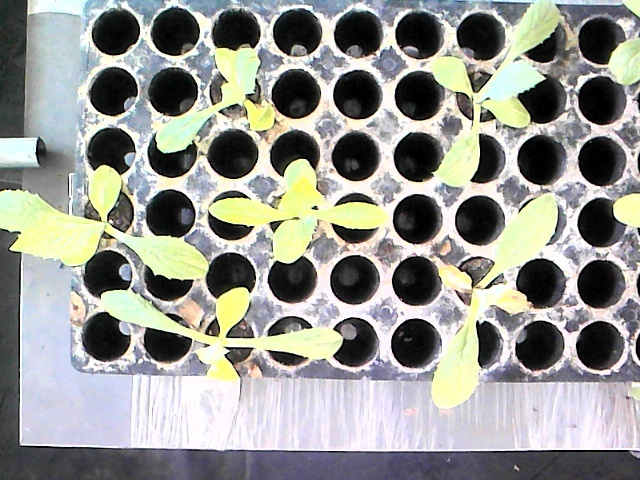
#> input picture pre_processing/img1.jpg, 640 x 480 px, found by its file name
$ python homomorphic_filter2.py
#> lines starting #> are read from the running program, lines starting #| are printed output that depends on the picture; after the words box and inside, x2 and y2 are one past the last pixel; in counts of white or black regions, pixels touching at a corner belong together
#> further down, img_rgb is the input picture: shape (480, 640, 3); mean B, G, R 145.9, 151.3, 150.3
import cv2
import numpy as np
from numpy.fft import fft2,fftshift,ifft2,ifftshift
import matplotlib.pyplot as plt


# [13 lines left out: functions click_on_rgb, highpass_gaussian_kernel, not called in this run]

def highpass_butterworth_kernel(size0,size1,sl,sh,rc,n):
#> called with size0 = 480, size1 = 640, sl = 0.8, sh = 1.1, rc = 55, n = 1
    kernel = np.zeros((size0,size1))
    for i in range(size0):
        for j in range(size1):
            kernel[i,j] = sh + (sl-sh)/(1+2.415*(((((i-int(size0/2))**2 + (j-int(size1/2))**2)**0.5)/rc))**(2*n))
    return kernel

# [6 lines left out: function lowpass_gaussian_kernel, not called in this run]

def remap(src,min,max):
    # [5 lines of commented-out code are left out]
    output_img = np.clip(src, 0, 255)
    output_img = output_img.astype(np.uint8)
    output_img = cv2.equalizeHist(output_img)
    ##ADDED##
    #plot_histogram(output_img)
    return output_img

def homomorph_filter_N1(src,kernel):
    src = src.astype(np.float32)
    Ln_I = np.log(src + 1)
    I_fft = fft2(Ln_I)
    I_fft = fftshift(I_fft)
    #kernel = highpass_gaussian_kernel(I_fft.shape[0], I_fft.shape[1], sigma)
    I_filt_fft = I_fft * kernel
    I_filt_fft_uns = ifftshift(I_filt_fft)
    I_filtered = np.real(ifft2(I_filt_fft_uns))
    I_filtered = np.exp(I_filtered) - 1
    return I_filtered,np.min(I_filtered),np.max(I_filtered)

def homomorph_filter_N3(src,kernel):
    B, G, R = cv2.split(src)
    nB,minB,maxB = homomorph_filter_N1(B, kernel)
#> minB = -0.759; maxB = 134.2
    nG,minG,maxG = homomorph_filter_N1(G, kernel)
#> in homomorph_filter_N1 (call 2), `I_filtered = np.exp(I_filtered) - 1`:
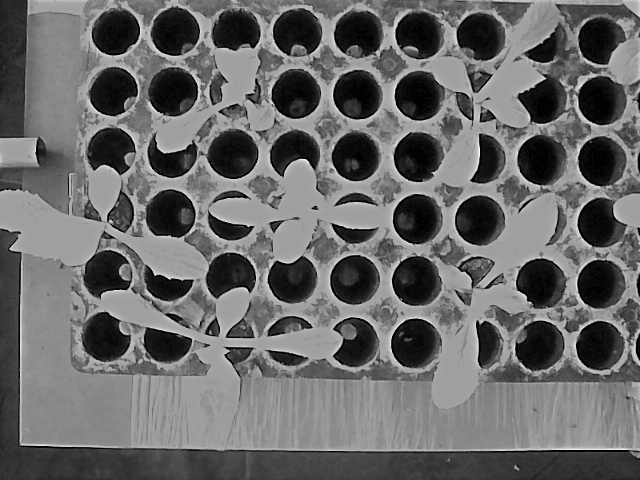
#> I_filtered: shape (480, 640) float64; min -0.76, max 133.5, mean 54.5; drawn with min black and max white
#> minG = -0.76; maxG = 133.5
    nR,minR,maxR = homomorph_filter_N1(R, kernel)
#> minR = -0.761; maxR = 137
    #plot_histogram(nR)
    max=np.max([maxB,maxG,maxR])
#> max = 137
    min=np.min([minB,minG,minR])
#> min = -0.761
    #nB=remap(nB,minB,maxB)
    #nG = remap(nG, minG, maxB)
    nB=  remap(nB, min, max)
    nG = remap(nG, min, max)
    nR = remap(nR, min, max)
    return cv2.merge((nB,nG,nR))
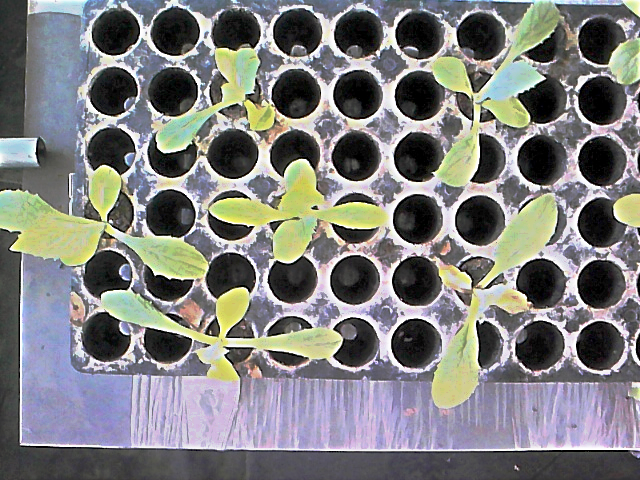
#> returned value: shape (480, 640, 3); mean of channels 0, 1, 2 126.3, 126.8, 126.7; drawn as B, G, R

# [23 lines left out: functions plot_kernel, plot_histogram, not called in this run]

def nothing(x):
    pass

def remove_noise(mask,thresh):
    new_mask=np.zeros(mask.shape)
    num_labels, labeled = cv2.connectedComponents(mask)
    for label in range(num_labels):
        num_pix = np.where(labeled==label)
        if num_pix[0].size>thresh:
            aux_mask = np.where((labeled==label)&(labeled>0),255,0)
            new_mask = new_mask + aux_mask
            new_mask = new_mask.astype(np.uint8)
    return new_mask
#cv2.setMouseCallback("filtered", click_on_rgb)

#folder = "/home/amaranth/Desktop/TESIS/Tesis_paulo/database/class_b/"
#image_name="b_1.jpeg"
img_rgb = cv2.imread("/home/amaranth/Desktop/TESIS/Tesis_paulo/pre_processing/img1.jpg",1)
#img_rgb = cv2.imread(folder+image_name,1)
kernel = highpass_butterworth_kernel(img_rgb.shape[0],img_rgb.shape[1],0.8,1.1,55,1)
#kernel = highpass_gaussian_kernel(img_rgb.shape[0],img_rgb.shape[1],40)
I_filtered = homomorph_filter_N3(img_rgb,kernel)
I_filtered_HSV = cv2.cvtColor(I_filtered,cv2.COLOR_BGR2HSV)
#> I_filtered_HSV: shape (480, 640, 3); mean H, S, V 84.6, 42.4, 137.6
#plot_kernel(kernel)

H=[27,95]
S=[50,255]
V=[32,255]

img_copy = img_rgb.copy()

kernel_morph = cv2.getStructuringElement(cv2.MORPH_RECT,(3,3))

mask = cv2.inRange(I_filtered_HSV,np.array([H[0],S[0],V[0]]),np.array([H[1],S[1],V[1]]))
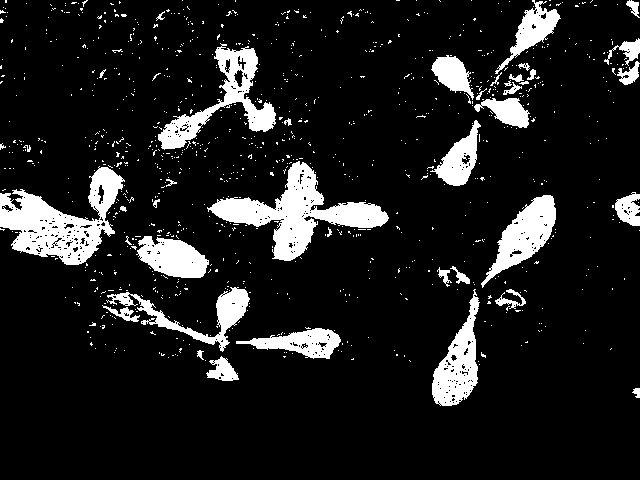
#> mask: shape (480, 640); 11.8% white; 969 white regions (928 under 20 px), largest, box (x1, y1, x2, y2) and area: (207, 161, 389, 261) 5833, (0, 166, 125, 265) 5494, (158, 43, 276, 150) 3388
mask = cv2.morphologyEx(mask,cv2.MORPH_CLOSE,kernel_morph,iterations=3)
#> mask: shape (480, 640); 15.2% white; 367 white regions (318 under 20 px), largest, box (x1, y1, x2, y2) and area: (0, 152, 134, 271) 7033, (207, 155, 389, 262) 6997, (432, 195, 556, 406) 6201
img_segmented= cv2.bitwise_and(img_rgb,img_rgb,mask=mask)


mask = remove_noise(mask,800)
#> in remove_noise, `num_labels, labeled = cv2.connectedComponents(mask)`:
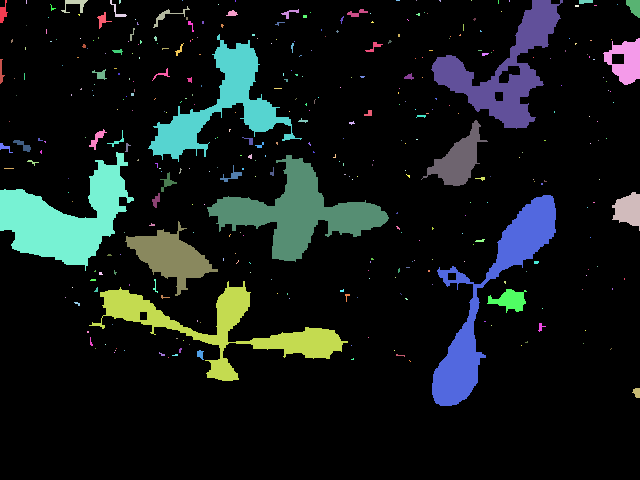
#> labeled: shape (480, 640) int32; 368 distinct labels, from 0 to 367; one colour per label, 0 black
#> in remove_noise, `num_labels, labeled = cv2.connectedComponents(mask)`: num_labels = 368
#> the loop in remove_noise, `for label in range(num_labels):` made 368 passes
#> num_pix on passes 1 to 3: 260460 positions, rows 0 to 479, columns 0 to 639, 98 positions, rows 0 to 22, columns 0 to 7, ([0, 1, 2, 3], [26, 26, 26, 26])
kernel_morph2 = cv2.getStructuringElement(cv2.MORPH_RECT,(2,2))
mask = cv2.morphologyEx(mask,cv2.MORPH_DILATE,kernel_morph2,iterations=4)
#> mask: shape (480, 640); 17.7% white; 9 white regions, largest, box (x1, y1, x2, y2) and area: (207, 155, 393, 266) 8537, (0, 152, 138, 275) 8378, (89, 281, 352, 385) 8076
mask = cv2.morphologyEx(mask,cv2.MORPH_ERODE,kernel_morph2,iterations=2)
#> mask: shape (480, 640); 15.7% white; 9 white regions, largest, box (x1, y1, x2, y2) and area: (0, 154, 138, 275) 7790, (209, 157, 393, 266) 7763, (434, 197, 560, 410) 7079
mask = remove_noise(mask,700)
#> call 2 of remove_noise, with thresh = 700
#> in remove_noise (call 2), `num_labels, labeled = cv2.connectedComponents(mask)`:
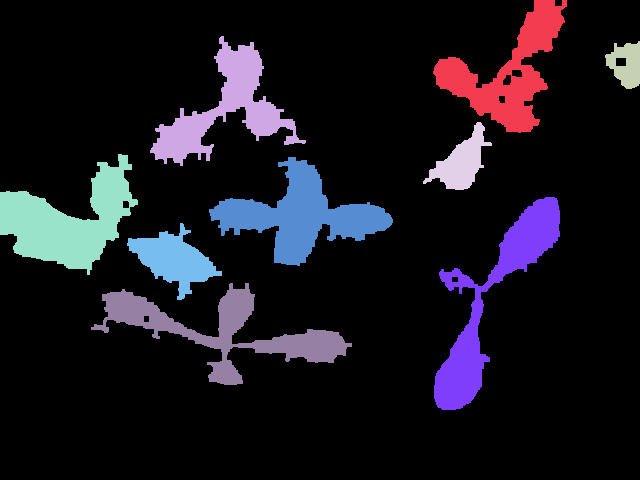
#> labeled: shape (480, 640) int32; 10 distinct labels, from 0 to 9; one colour per label, 0 black
#> in remove_noise (call 2), `num_labels, labeled = cv2.connectedComponents(mask)`: num_labels = 10
#> the loop in remove_noise (call 2), `for label in range(num_labels):` made 10 passes
#> num_pix on passes 1 to 10: 258889 positions, rows 0 to 479, columns 0 to 639, 6441 positions, rows 0 to 132, columns 433 to 566, 6093 positions, rows 36 to 165, columns 150 to 305, 1097 positions, rows 41 to 88, columns 605 to 639, 1974 positions, rows 122 to 189, columns 423 to 491, 7790 positions, rows 154 to 274, columns 0 to 137, 7763 positions, rows 157 to 265, columns 209 to 392, 7079 positions, rows 197 to 409, columns 434 to 559, 3134 positions, rows 223 to 299, columns 127 to 221, 6940 positions, rows 283 to 384, columns 91 to 351
mask = cv2.morphologyEx(mask,cv2.MORPH_CLOSE,kernel_morph2,iterations=2)
#> mask: shape (480, 640); 15.7% white; 9 white regions, largest, box (x1, y1, x2, y2) and area: (0, 156, 140, 277) 7876, (211, 159, 395, 268) 7763, (436, 199, 562, 412) 7079
mask = remove_noise(mask,700)
#> call 3 of remove_noise, with thresh = 700
#> in remove_noise (call 3), `num_labels, labeled = cv2.connectedComponents(mask)`:
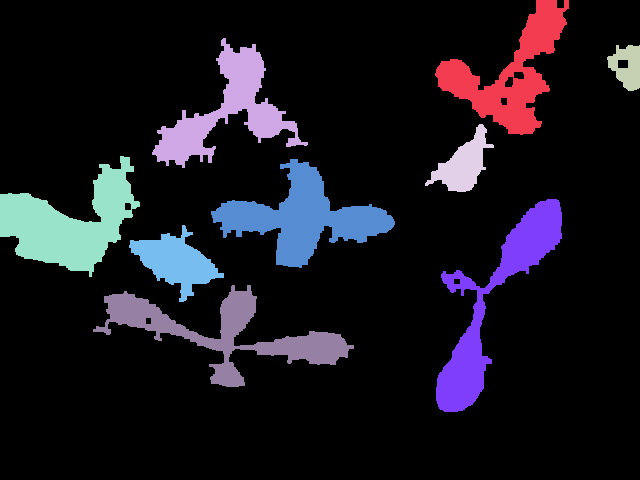
#> labeled: shape (480, 640) int32; 10 distinct labels, from 0 to 9; one colour per label, 0 black
#> the loop in remove_noise (call 3), `for label in range(num_labels):` made 10 passes
#> num_pix on passes 1 to 10: 258839 positions, rows 0 to 479, columns 0 to 639, 6493 positions, rows 0 to 134, columns 435 to 568, 6093 positions, rows 38 to 167, columns 152 to 307, 1009 positions, rows 45 to 90, columns 607 to 639, 1974 positions, rows 124 to 191, columns 425 to 493, 7876 positions, rows 156 to 276, columns 0 to 139, 7763 positions, rows 159 to 267, columns 211 to 394, 7079 positions, rows 199 to 411, columns 436 to 561, 3134 positions, rows 225 to 301, columns 129 to 223, 6940 positions, rows 285 to 386, columns 93 to 353


img_segmented2 = cv2.bitwise_and(img_copy,img_copy,mask=mask)
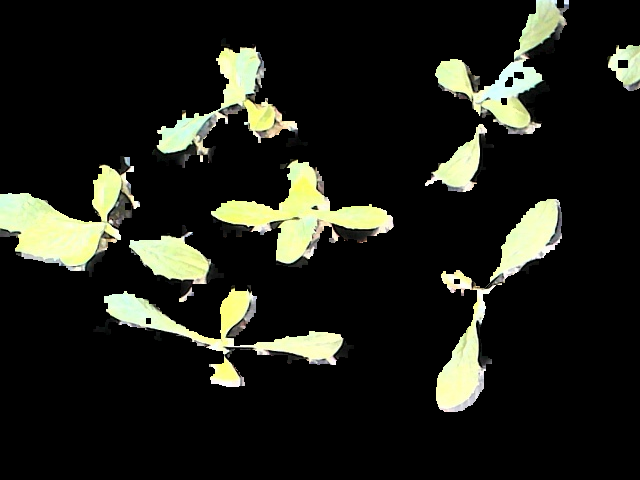
#> img_segmented2: shape (480, 640, 3); mean B, G, R 25.7, 33.2, 31.9


cv2.imshow("segmented_with_noise",img_segmented)
cv2.imshow("segmented",img_segmented2)
cv2.imshow("original",img_rgb)
#cv2.imshow("segmented",img_contours)
cv2.waitKey(0)
cv2.destroyAllWindows()

$ run again, with database/class_b/b_1.jpeg copied over pre_processing/img1.jpg
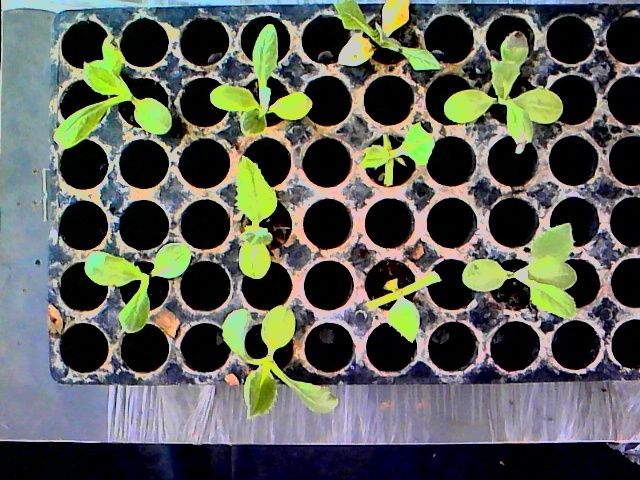
#> input picture database/class_b/b_1.jpeg, 640 x 480 px, found by its file name
#> img_rgb is the input picture: shape (480, 640, 3); mean B, G, R 85.7, 94.1, 90.8
#> minB = -0.751; maxB = 157.9
#> minG = -0.752; maxG = 154.9
#> in homomorph_filter_N1 (call 3), `I_filtered = np.exp(I_filtered) - 1`:
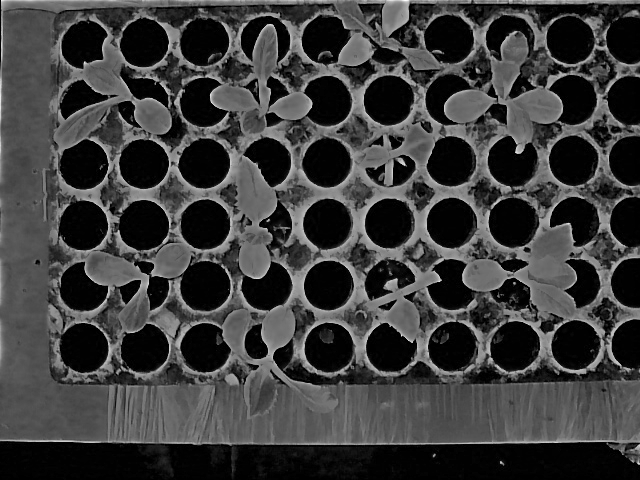
#> I_filtered: shape (480, 640) float64; min -0.74, max 156.2, mean 37; drawn with min black and max white
#> minR = -0.74; maxR = 156.2
#> max = 157.9
#> min = -0.752
#> I_filtered_HSV: shape (480, 640, 3); mean H, S, V 88.1, 104.2, 117.9
#> labeled: shape (480, 640) int32; 453 distinct labels, from 0 to 452
#> num_labels = 453
#> the loop in remove_noise, `for label in range(num_labels):` made 453 passes
#> num_pix on passes 1 to 3: 262916 positions, rows 0 to 479, columns 0 to 639, 24 positions, rows 0 to 3, columns 11 to 16, 24 positions, rows 0 to 5, columns 26 to 40
#> labeled: shape (480, 640) int32; 12 distinct labels, from 0 to 11
#> the loop in remove_noise (call 2), `for label in range(num_labels):` made 12 passes
#> num_pix on passes 1 to 8: 260172 positions, rows 0 to 479, columns 0 to 639, 6927 positions, rows 0 to 154, columns 50 to 183, 3787 positions, rows 0 to 78, columns 326 to 446, 5486 positions, rows 19 to 145, columns 210 to 320, 5902 positions, rows 38 to 148, columns 438 to 568, 2525 positions, rows 123 to 189, columns 362 to 442, 4144 positions, rows 146 to 285, columns 236 to 293, 4190 positions, rows 218 to 321, columns 520 to 589
#> labeled: shape (480, 640) int32; 12 distinct labels, from 0 to 11
#> `img_segmented2 = cv2.bitwise_and(img_copy,img_copy,mask=mask)`:
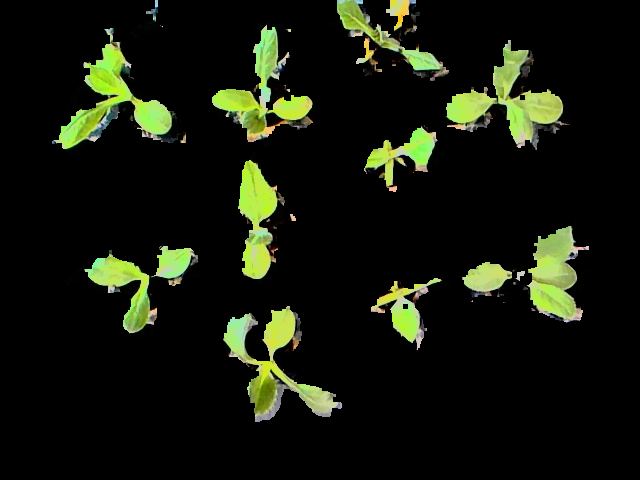
#> img_segmented2: shape (480, 640, 3); mean B, G, R 11.8, 24, 19.9
